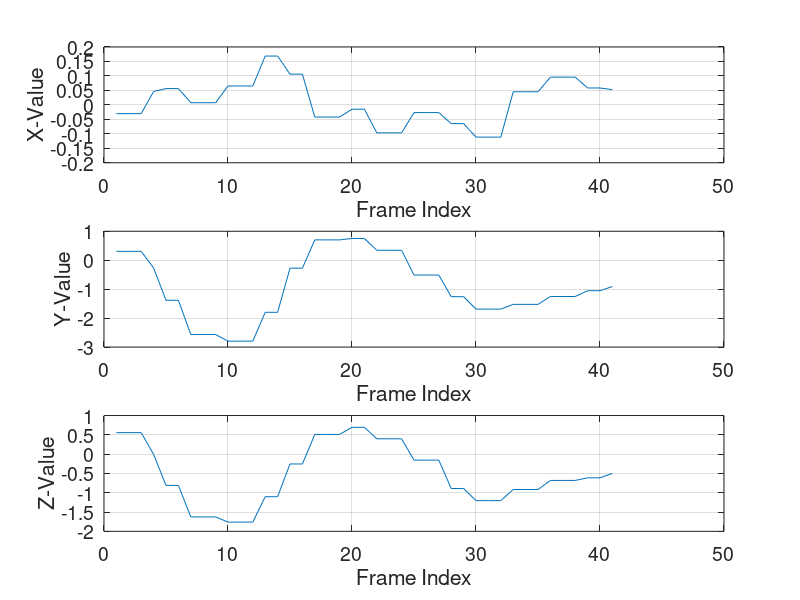

Here is the MATLAB script that generated this plot: (Note: this script raises an error after producing the figure.)
function [total_acc_x_train,total_acc_y_train,total_acc_z_train,trainActivity]=collect_all_data
% merge all measurment 103x41 and 23 x 41 : 103+23 are number of total
% samples. 41 is the length of waveform for each sample in X/Y/Z
%load /Users/yuchang/Documents/private2/test_data/rawPhoneSensorData_test.mat
load rawPhoneSensorData_test.mat


total_acc_x_trainB=total_acc_x_train;
total_acc_y_trainB=total_acc_y_train;
total_acc_z_trainB=total_acc_z_train;
trainActivityB=trainActivity;

clear total_acc_x_train total_acc_y_train total_acc_z_train trainActivity
%load /Users/yuchang/Documents/private2/action_raw/rawPhoneSensorData_train.mat
load rawPhoneSensorData_train.mat

trainActivity=[trainActivity trainActivityB];
total_acc_x_train=[total_acc_x_train ;total_acc_x_trainB];
total_acc_y_train=[total_acc_y_train;total_acc_y_trainB];
total_acc_z_train=[total_acc_z_train;total_acc_z_trainB];


if 1
    close all

    j_m.x=[];
    j_m.y=[];
    j_m.z=[];

    r_m.x=[];
    r_m.y=[];
    r_m.z=[];

    w_m.x=[];
    w_m.y=[];
    w_m.z=[];

    k=1;
    figure;
    subplot(3,1,1),plot(total_acc_x_train(k,:));hold on;ylabel('X-Value','FontSize',14);xlabel('Frame Index','FontSize',14);set(gca,'FontSize',14);grid on;
    subplot(3,1,2),plot(total_acc_y_train(k,:));hold on;ylabel('Y-Value','FontSize',14);xlabel('Frame Index','FontSize',14);set(gca,'FontSize',14);grid on;
    subplot(3,1,3),plot(total_acc_z_train(k,:));hold on;ylabel('Z-Value','FontSize',14);xlabel('Frame Index','FontSize',14);set(gca,'FontSize',14);grid on;

    figure;
    for k=1:size(total_acc_z_train,1)
        if trainActivity(k)=='jump'
            subplot(3,1,1),plot(total_acc_x_train(k,:));hold on;ylabel('X-Value','FontSize',14);xlabel('Frame Index','FontSize',14);set(gca,'FontSize',14);grid on;
            subplot(3,1,2),plot(total_acc_y_train(k,:));hold on;ylabel('Y-Value','FontSize',14);xlabel('Frame Index','FontSize',14);set(gca,'FontSize',14);grid on;
            subplot(3,1,3),plot(total_acc_z_train(k,:));hold on;ylabel('Z-Value','FontSize',14);xlabel('Frame Index','FontSize',14);set(gca,'FontSize',14);grid on;
            j_m.x=[j_m.x; total_acc_x_train(k,:)];
            j_m.y=[j_m.y; total_acc_y_train(k,:)];
            j_m.z=[j_m.z; total_acc_z_train(k,:)];

        end
    end

    figure;
    for k=1:size(total_acc_z_train,1)
        if trainActivity(k)=='rotate'
            subplot(3,1,1),plot(total_acc_x_train(k,:));hold on;ylabel('X-Value','FontSize',14);xlabel('Frame Index','FontSize',14);set(gca,'FontSize',14);grid on;
            subplot(3,1,2),plot(total_acc_y_train(k,:));hold on;ylabel('Y-Value','FontSize',14);xlabel('Frame Index','FontSize',14);set(gca,'FontSize',14);grid on;
            subplot(3,1,3),plot(total_acc_z_train(k,:));hold on;ylabel('Z-Value','FontSize',14);xlabel('Frame Index','FontSize',14);set(gca,'FontSize',14);grid on;

            r_m.x=[r_m.x; total_acc_x_train(k,:)];
            r_m.y=[r_m.y; total_acc_y_train(k,:)];
            r_m.z=[r_m.z; total_acc_z_train(k,:)];


        end
    end

    figure;
    for k=1:size(total_acc_z_train,1)
        if trainActivity(k)=='wheel'
            subplot(3,1,1),plot(total_acc_x_train(k,:));hold on;ylabel('X-Value','FontSize',14);xlabel('Frame Index','FontSize',14);set(gca,'FontSize',14);grid on;
            subplot(3,1,2),plot(total_acc_y_train(k,:));hold on;ylabel('Y-Value','FontSize',14);xlabel('Frame Index','FontSize',14);set(gca,'FontSize',14);grid on;
            subplot(3,1,3),plot(total_acc_z_train(k,:));hold on;ylabel('Z-Value','FontSize',14);xlabel('Frame Index','FontSize',14);set(gca,'FontSize',14);grid on;


            w_m.x=[w_m.x; total_acc_x_train(k,:)];
            w_m.y=[w_m.y; total_acc_y_train(k,:)];
            w_m.z=[w_m.z; total_acc_z_train(k,:)];


        end
    end

    
end
end
